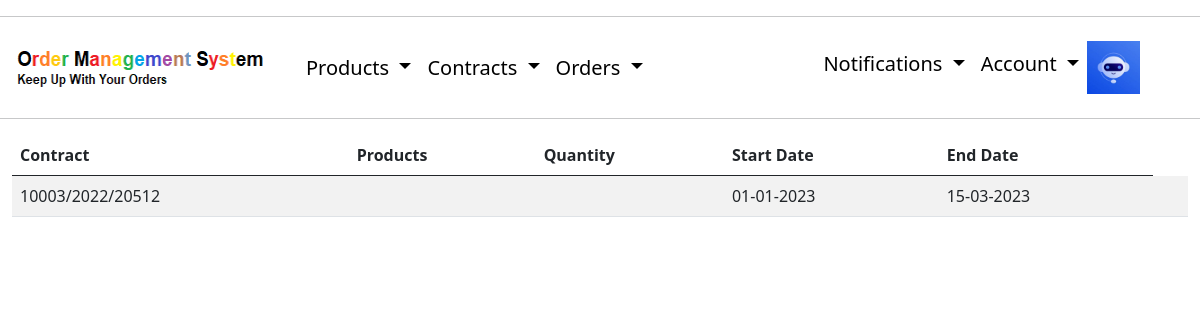
Before: /contracts/end (signed in) with the older database file.
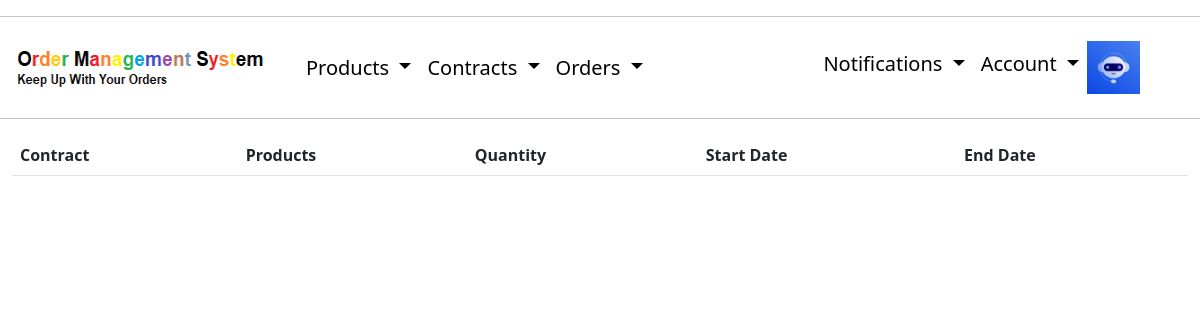
After: the same page with the newer database file.
### layout/models.py (models this page shows, shortened)
class Contract(models.Model):
    name = models.CharField(max_length=100)
    contractor = models.ForeignKey(Contractor, null=True, on_delete=models.SET_NULL)
    user_responsible = models.ForeignKey(User, null=True, on_delete=models.SET_NULL, related_name='user_reponsible')
    start_date = models.DateField()
    end_date = models.DateField()
    products = models.ManyToManyField(QuantifiedProduct)
    type_choises = (
        ('PUBLIC_AUCTION', 'Public Auction'),
        ('QUICK_TENDER', 'Quick Tender')
    )
    type = models.CharField(max_length=100, choices=type_choises)
    author = models.ForeignKey(User, null=True, on_delete=models.SET_NULL, related_name='author')
    email_sent = models.BooleanField(default = False)
    def sendMailIfContractEnding(self):
        subject = "Your contract is ending"
        message = (f"We would like to inform you, that contract {self.name} will expire on {self.end_date}")
        if self.end_date <= date.today()+timedelta(days=180) and self.email_sent == False:
            send_mail(subject, message, settings.EMAIL_HOST_USER, [self.user_responsible.email])
            self.email_sent = True
            self.save()

### layout/views.py (the view)
# urls.py: path('contracts/end', ContractEndListView.as_view(), name = 'contracts-end'),
class ContractEndListView(CompanyAndLoginRequiredMixin, ListView):
    model = Contract
    template_name = 'layout/contractend_list.html'
    context_object_name = 'contracts'
    def get_queryset(self):
        user = User.objects.filter(username=self.request.user).first()
        objects =  Contract.objects.filter(user_responsible=user).filter(
            type='PUBLIC_AUCTION').filter(
                end_date__lte=date.today()+timedelta(days=180)).filter(
                    end_date__gte=date.today())
        for object in objects:
            object.sendMailIfContractEnding()
        return objects

### layout/views.py (called while the page is built)
    def dispatch(self, request, *args, **kwargs):
        if not request.user.is_authenticated:
            messages.info(request, "You Have to login or create account first.")
            return redirect('login')
        elif not request.user.profile.company:
            messages.info(request, "You Have to login or create company first.")
            return redirect('create-company')
        return super().dispatch(request, *args, **kwargs)

### layout/templates/layout/contractend_list.html (shortened to what this page needs)
{% extends "layout/base.html" %}
{% block content %}
    <table class="table table-striped table-hover">
        <thead>
            <tr>
            <th>Contract</th>
            <th>Products</th>
            <th>Quantity</th>
            <th>Start Date</th>
            <th>End Date</th>
            </tr>
        </thead>
            {% for contract in contracts %}
                <tr>
                <td>{{ contract.name}}</td>
                <td>
                </td>
                <td>
                </td>
                <td>{{ contract.start_date|date:"d-m-Y" }}</td>
                <td>{{ contract.end_date|date:"d-m-Y" }}</td>
                <td>{{ contract.ending }}</td>
            {% endfor %}
        </tr>
    </table>
{% endblock content %}

Changed rows visible on the page:
removed Contract: name "10003/2022/20512", start_date "01-01-2023", end_date "15-03-2023"
